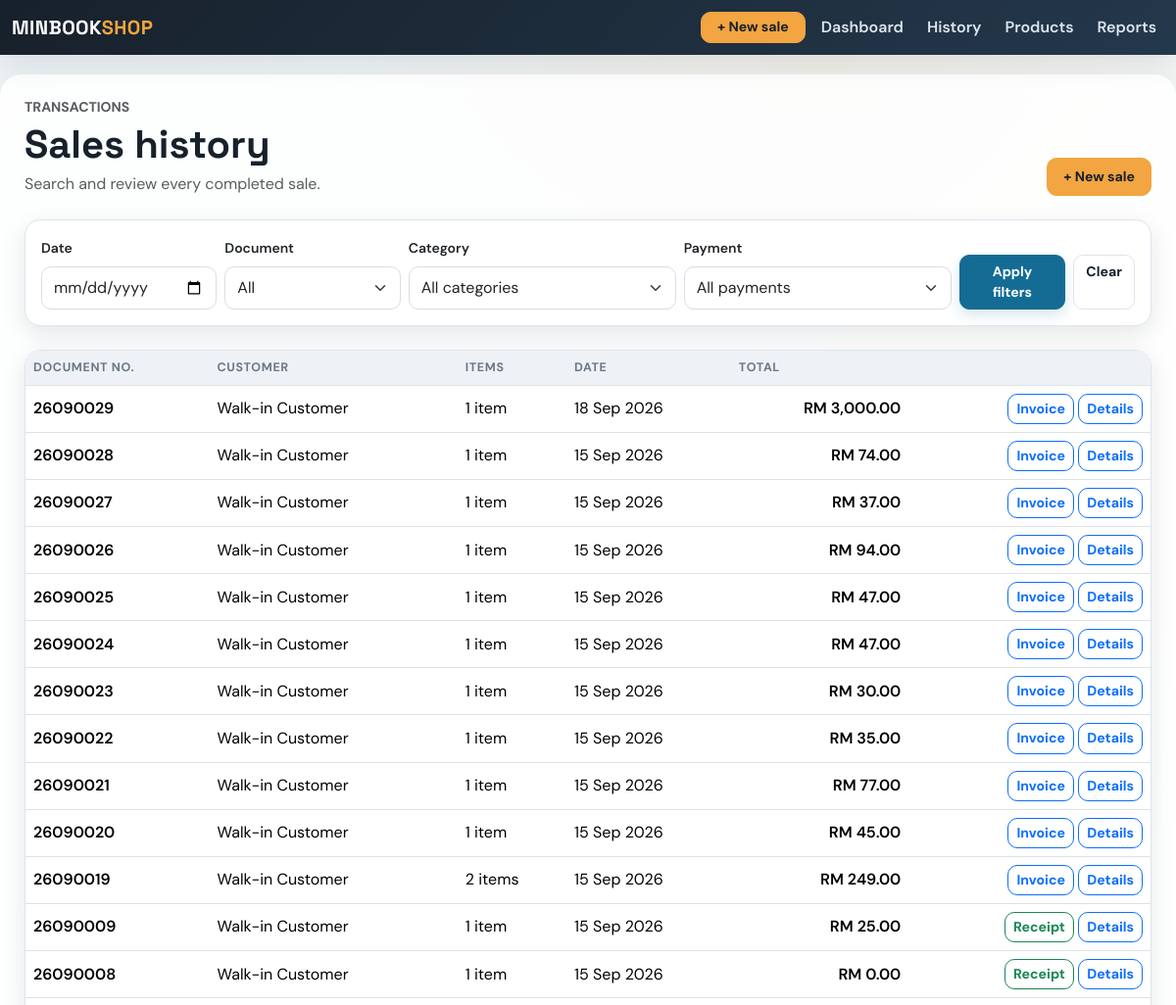
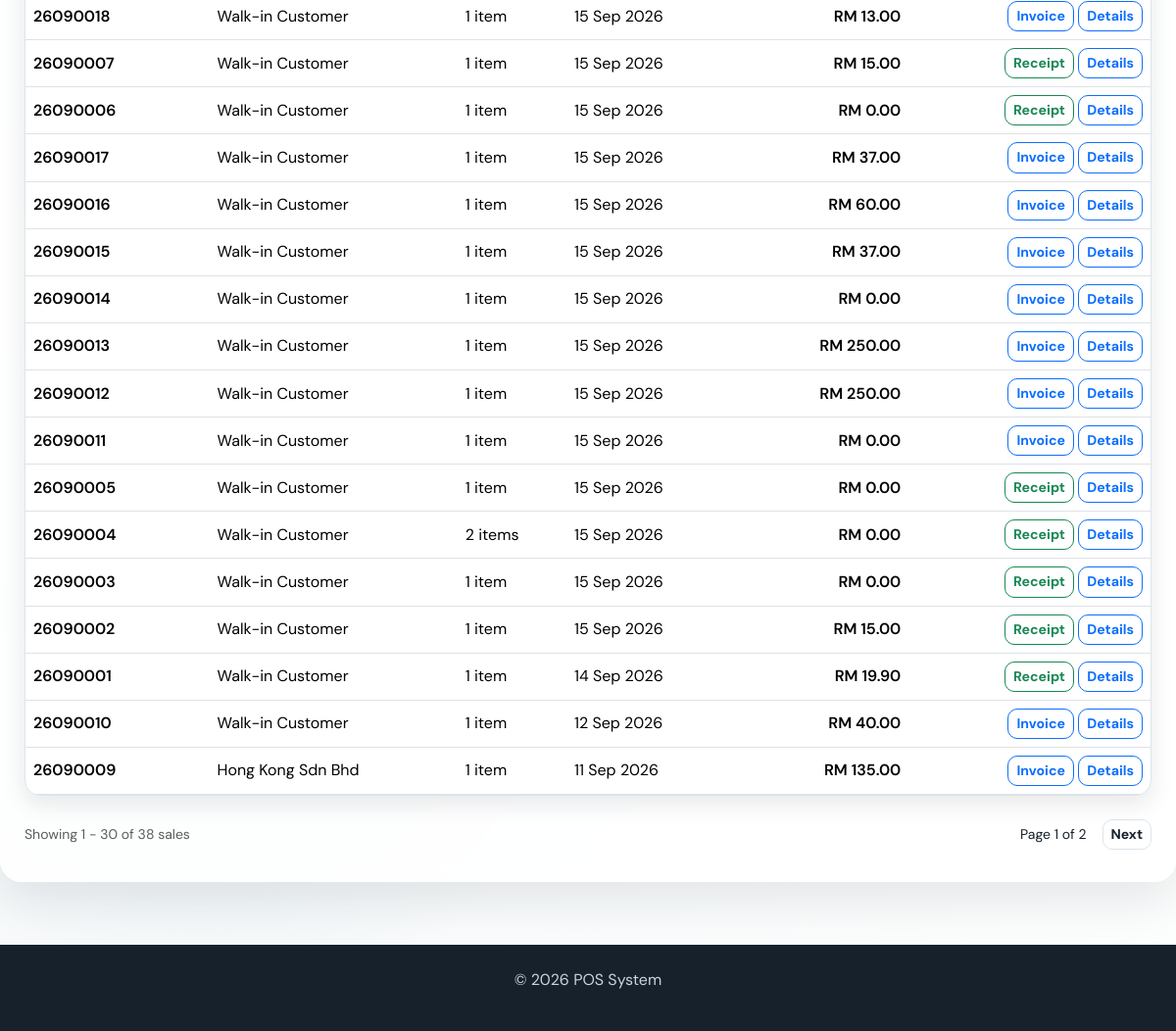
The app's page /sales with its own data (2 pictures, top to bottom).
### app/models.py (models this page shows, shortened)
class Sale(db.Model):
    id = db.Column(db.Integer, primary_key=True)
    amount = db.Column(db.Float, nullable=False)
    date = db.Column(db.Date, default=datetime.utcnow)
    user_id = db.Column(db.Integer, db.ForeignKey('user.id'), nullable=False)  # ForeignKey to User
    user = db.relationship('User', backref=db.backref('sales', lazy=True))  # Relationship with User
    product_id = db.Column(db.Integer, db.ForeignKey('product.id'), nullable=True)  # Legacy first product
    product = db.relationship('Product', backref=db.backref('sales', lazy=True))  # Relationship with Product
    quantity = db.Column(db.Integer, nullable=True)  # Legacy total quantity
    payment_method = db.Column(db.String(20), nullable=False, default='Cash')
    customer_name = db.Column(db.String(120), nullable=True)
    document_type = db.Column(db.String(20), nullable=False, default='receipt')
    discount = db.Column(db.Float, nullable=False, default=0.00)
    deposit = db.Column(db.Float, nullable=False, default=0.00)
    items = db.relationship('SaleItem', back_populates='sale', cascade='all, delete-orphan')

### app/routes.py (the view)
@main.route('/sales', methods=['GET', 'POST'])
def sales():
    sales_query = Sale.query.options(
        joinedload(Sale.items)
    ).order_by(Sale.id.desc())
    filter_date = request.args.get('filter_date', '')
    filter_category = request.args.get('category', '')
    filter_payment = request.args.get('payment_method', '')
    filter_document_type = (request.args.get('document_type', '') or '').lower().strip()
    if filter_document_type in {'receipt', 'invoice'}:
        sales_query = sales_query.filter(
            Sale.document_type == filter_document_type
        )
    if filter_date:
        sales_query = sales_query.filter(
            Sale.date == filter_date
        )
    if filter_category in SALE_CATEGORIES:
        sales_query = sales_query.filter(
            Sale.items.any(SaleItem.category == filter_category)
        )
    if filter_payment in PAYMENT_METHODS:
        sales_query = sales_query.filter(
            Sale.payment_method == filter_payment
        )
    page = request.args.get('page', 1, type=int)
    sales_pagination = sales_query.paginate(
        page=page,
        per_page=30,
        error_out=False
    )
    sales_list = sales_pagination.items
    document_numbers = {
        sale.id: month_document_number(
            sale,
            sale.document_type
        )
        for sale in sales_list
    }
    return render_template(
        'sales.html',
        sales=sales_list,
        pagination=sales_pagination,
        categories=SALE_CATEGORIES,
        payment_methods=PAYMENT_METHODS,
        selected_document_type=filter_document_type,
        document_numbers=document_numbers
    )

### app/routes.py (called while the page is built)
def month_document_number(sale, document_type):
    month_start = date(sale.date.year, sale.date.month, 1)
    if sale.date.month == 12:
        month_end = date(sale.date.year + 1, 1, 1)
    else:
        month_end = date(sale.date.year, sale.date.month + 1, 1)
    serial = Sale.query.filter(
        Sale.document_type == document_type,
        Sale.date >= month_start,
        Sale.date < month_end,
        Sale.id < sale.id,
    ).count()
    return f'{sale.date.year % 100:02d}{sale.date.month:02d}{serial + 1:04d}'

@main.app_context_processor
def inject_now():
    return {'current_year': datetime.now().year}

### app/templates/sales.html (shortened to what this page needs)
{% extends 'base.html' %}
{% block content %}
<div class="d-flex flex-wrap justify-content-between align-items-end gap-3 mb-4">
<div>
    <p class="text-uppercase text-muted small fw-bold mb-1">Transactions</p>
    <h1 class="mb-1">Sales history</h1>
    <p class="text-muted mb-0">Search and review every completed sale.</p>
</div>
<a href="{{ url_for('main.add_sale') }}" class="btn btn-warning btn-lg">+ New sale</a>
</div>
<div class="card mb-4">
<div class="card-body">
    <form method="GET" class="row g-2 align-items-end">
        <div class="col-md-2">
            <label class="form-label small fw-semibold">Date</label>
            <input
                type="date"
                name="filter_date"
                value="{{ request.args.get('filter_date', '') }}"
                class="form-control"
            >
        </div>
        <div class="col-md-2">
            <label class="form-label small fw-semibold">Document</label>
            <select name="document_type" class="form-select">
                <option value="">All</option>
            </select>
        </div>
        <div class="col-md-3">
            <label class="form-label small fw-semibold">Category</label>
            <select name="category" class="form-select">
                <option value="">All categories</option>
            </select>
        </div>
        <div class="col-md-3">
            <label class="form-label small fw-semibold">Payment</label>
            <select name="payment_method" class="form-select">
                <option value="">All payments</option>
            </select>
        </div>
        <div class="col-md-2 d-flex gap-2">
            <button class="btn btn-primary flex-grow-1">
                Apply filters
            </button>
            <a
                href="{{ url_for('main.sales') }}"
                class="btn btn-outline-secondary"
            >
                Clear
            </a>
        </div>
    </form>
</div>
</div>
<div class="card">
<div class="table-responsive">
    <table class="table mb-0">
        <thead>
            <tr>
                <th>Document No.</th>
                <th>Customer</th>
                <th>Items</th>
                <th>Date</th>
                <th>Total</th>
                <th></th>
            </tr>
        </thead>
        <tbody>
            {% for sale in sales %}
            <tr>
                <td class="fw-semibold">
                    {{ document_numbers[sale.id] }}
                </td>
                <td>
                    {{ sale.customer_name or 'Walk-in Customer' }}
                </td>
                <td>
                    {{ sale.items|length }}
                    item{{ '' if sale.items|length == 1 else 's' }}
                </td>
                <td>
                    {{ sale.date.strftime('%d %b %Y') }}
                </td>
                <td class="text-end fw-semibold">
                    RM {{ '{:,.2f}'.format(sale.amount) }}
                </td>
                <td class="text-end">
                    {% if sale.document_type == 'invoice' %}
                        <a
                            href="{{ url_for('main.invoice', sale_id=sale.id) }}"
                            class="btn btn-sm btn-outline-primary"
                            target="_blank"
                        >
                            Invoice
                        </a>
                    {% else %}
                        <a
                            href="{{ url_for('main.receipt', sale_id=sale.id) }}"
                            class="btn btn-sm btn-outline-success"
                            target="_blank"
                        >
                            Receipt
                        </a>
                    {% endif %}
                    <a
                        href="{{ url_for('main.view_sale', sale_id=sale.id) }}"
                        class="btn btn-sm btn-outline-primary"
                    >
                        Details
                    </a>
                </td>
            </tr>
            {% else %}
            <tr>
                <td colspan="6" class="text-center text-muted py-5">
                    No sales match these filters.
                </td>
            </tr>
            {% endfor %}
        </tbody>
    </table>
</div>
</div>
{% if pagination.total > 0 %}
<div class="d-flex flex-wrap justify-content-between align-items-center mt-4 gap-3">
<div class="text-muted small">
    Showing
    {{ ((pagination.page - 1) * pagination.per_page) + 1 }}
    -
    {{ ((pagination.page - 1) * pagination.per_page) + pagination.items|length }}
    of {{ pagination.total }} sales
</div>
<div class="d-flex align-items-center gap-2">
    <span class="small px-2">
        Page {{ pagination.page }} of {{ pagination.pages }}
    </span>
    {% if pagination.has_next %}
    <a
        href="{{ url_for(
            'main.sales',
            page=pagination.next_num,
            filter_date=request.args.get('filter_date', ''),
            category=request.args.get('category', ''),
            payment_method=request.args.get('payment_method', ''),
            document_type=request.args.get('document_type', '')
        ) }}"
        class="btn btn-outline-secondary btn-sm"
    >
        Next
    </a>
    {% endif %}
</div>
</div>
{% endif %}
{% endblock %}

### app/templates/base.html (style rules this page uses)
:root { --ink: #17212b; --muted: #6c7885; --paper: #eef3f6; --line: #dce5ed; --brand: #146c94; --brand-dark: #0d506b; --brand-soft: #eaf6f9; --accent: #f2a541; --accent-soft: #ffe9cb; --success: #2d936c; --success-soft: #dff8ee; --danger: #b84b45; --shadow: rgba(23,33,43,.10); --table-head: #eef2f6; }
* { box-sizing: border-box; }
body { padding-top: 76px; background: radial-gradient(circle at 70% 0%, rgba(242,165,65,.08), transparent 22%), radial-gradient(circle at 20% 80%, rgba(20,108,148,.08), transparent 20%), linear-gradient(135deg, var(--paper), #fdfefe); color: var(--ink); font-family: 'DM Sans', sans-serif; }
h1, h2, h3, h4, h5, .navbar-brand { font-family: 'Space Grotesk', sans-serif; font-weight: 700; }
.card { border: 1px solid var(--line); border-radius: 16px; box-shadow: 0 8px 24px var(--shadow); background-color: #fff; }
.btn { border-radius: 10px; font-weight: 700; font-size: .88rem; transition: all .2s ease; }
.btn-primary { background: var(--brand); border-color: var(--brand); box-shadow: 0 6px 14px rgba(20,108,148,.16); }
.btn-warning { background: var(--accent); border-color: var(--accent); color: #17212b; }
.btn-outline-secondary { border-color: var(--line); color: var(--ink); }
.form-control, .form-select { border-color: #d7dee6; min-height: 44px; border-radius: 10px; }
.table { --bs-table-bg: transparent; vertical-align: middle; }
.table thead th { color: var(--muted); background: var(--table-head); font-size: .78rem; letter-spacing: .05em; text-transform: uppercase; border-bottom-width: 1px; }
.table tbody tr { transition: background-color .2s ease, transform .2s ease; }
.table-responsive { border-radius: 14px; }

### records on screen
Sale: document_numbers "26090029", customer_name "Walk-in Customer", items|length "1", date "18 Sep 2026", amount "3,000.00"
Sale: document_numbers "26090028", customer_name "Walk-in Customer", items|length "1", date "15 Sep 2026", amount "74.00"
Sale: document_numbers "26090027", customer_name "Walk-in Customer", items|length "1", date "15 Sep 2026", amount "37.00"
Sale: document_numbers "26090026", customer_name "Walk-in Customer", items|length "1", date "15 Sep 2026", amount "94.00"
Sale: document_numbers "26090025", customer_name "Walk-in Customer", items|length "1", date "15 Sep 2026", amount "47.00"
Sale: document_numbers "26090024", customer_name "Walk-in Customer", items|length "1", date "15 Sep 2026", amount "47.00"
Sale: document_numbers "26090023", customer_name "Walk-in Customer", items|length "1", date "15 Sep 2026", amount "30.00"
Sale: document_numbers "26090022", customer_name "Walk-in Customer", items|length "1", date "15 Sep 2026", amount "35.00"
Sale: document_numbers "26090021", customer_name "Walk-in Customer", items|length "1", date "15 Sep 2026", amount "77.00"
Sale: document_numbers "26090020", customer_name "Walk-in Customer", items|length "1", date "15 Sep 2026", amount "45.00"
Sale: document_numbers "26090019", customer_name "Walk-in Customer", items|length "2", items "s", date "15 Sep 2026", amount "249.00"
Sale: document_numbers "26090009", customer_name "Walk-in Customer", items|length "1", date "15 Sep 2026", amount "25.00"
Sale: document_numbers "26090008", customer_name "Walk-in Customer", items|length "1", date "15 Sep 2026", amount "0.00"
Sale: document_numbers "26090018", customer_name "Walk-in Customer", items|length "1", date "15 Sep 2026", amount "13.00"
Sale: document_numbers "26090007", customer_name "Walk-in Customer", items|length "1", date "15 Sep 2026", amount "15.00"
Sale: document_numbers "26090006", customer_name "Walk-in Customer", items|length "1", date "15 Sep 2026", amount "0.00"
Sale: document_numbers "26090017", customer_name "Walk-in Customer", items|length "1", date "15 Sep 2026", amount "37.00"
Sale: document_numbers "26090016", customer_name "Walk-in Customer", items|length "1", date "15 Sep 2026", amount "60.00"
Sale: document_numbers "26090015", customer_name "Walk-in Customer", items|length "1", date "15 Sep 2026", amount "37.00"
Sale: document_numbers "26090014", customer_name "Walk-in Customer", items|length "1", date "15 Sep 2026", amount "0.00"
Sale: document_numbers "26090013", customer_name "Walk-in Customer", items|length "1", date "15 Sep 2026", amount "250.00"
Sale: document_numbers "26090012", customer_name "Walk-in Customer", items|length "1", date "15 Sep 2026", amount "250.00"
Sale: document_numbers "26090011", customer_name "Walk-in Customer", items|length "1", date "15 Sep 2026", amount "0.00"
Sale: document_numbers "26090005", customer_name "Walk-in Customer", items|length "1", date "15 Sep 2026", amount "0.00"
Sale: document_numbers "26090004", customer_name "Walk-in Customer", items|length "2", items "s", date "15 Sep 2026", amount "0.00"
Sale: document_numbers "26090003", customer_name "Walk-in Customer", items|length "1", date "15 Sep 2026", amount "0.00"
Sale: document_numbers "26090002", customer_name "Walk-in Customer", items|length "1", date "15 Sep 2026", amount "15.00"
Sale: document_numbers "26090001", customer_name "Walk-in Customer", items|length "1", date "14 Sep 2026", amount "19.90"
Sale: id "26090010", customer_name "Walk-in Customer", items|length "1", date "12 Sep 2026", amount "40.00"
Sale: id "26090009", customer_name "Hong Kong Sdn Bhd", items|length "1", date "11 Sep 2026", amount "135.00"

### other values on screen
{{ ((pagination.page - 1) * pagination.per_page) + 1 }} "1"
{{ pagination.total }} "38"
{{ pagination.page }} "1"
{{ pagination.pages }} "2"
